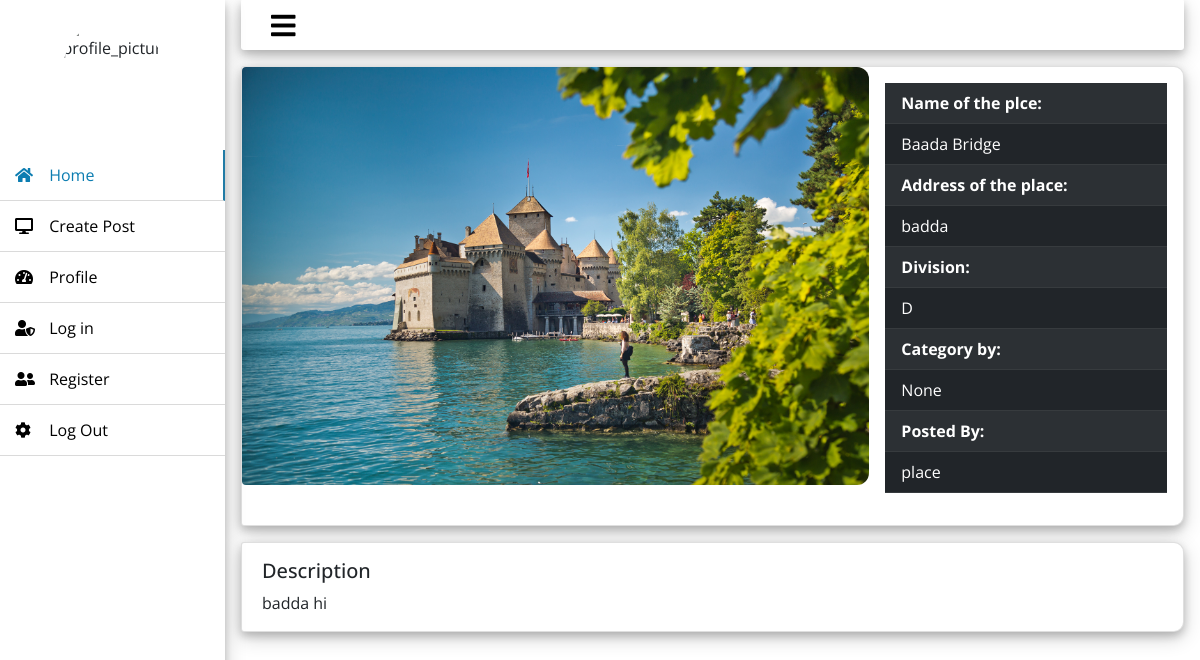
/place/2/, run on the app's committed database.
### place/models.py (models this page shows, shortened)
class Place(models.Model):
    DHAKA = 'D'
    CHITAGONG = 'C'
    RAJSHAHI = 'R'
    KHULNA = 'K'
    BARISHAL = 'B'
    SHYLET = 'S'
    DIVISION_CHOICES = [
        (DHAKA,'Dhaka'),
        (CHITAGONG,'Chitagong'),
        (RAJSHAHI,'Rajshahi'),
        (KHULNA,'Khulna'),
        (BARISHAL,'Barishal'),
        (SHYLET,'Shylet'),
    ]
    image = models.ImageField(default='default.jpg', upload_to='place')
    title = models.CharField(max_length=255)
    address = models.CharField(max_length=50)
    division = models.CharField(
        max_length=20,
        choices=DIVISION_CHOICES,
        default=DHAKA
        )
    description = models.TextField()
    category = models.ForeignKey(
        Category,
        on_delete=models.SET_NULL,
        null=True,
        blank=True
        )
    author = models.ForeignKey(User, on_delete=models.PROTECT)

### place/views.py (the view)
# urls.py: path('place/<int:pk>/', PlaceDetailView.as_view(), name='place-detail'),
class PlaceDetailView(DetailView):
    model = Place
    context_object_name = 'post'

### place/templates/place/place_detail.html
{% extends 'place/base.html' %}
{% load static %}
{% block content %}
<div style="max-height:;">
<div class="card mb-3 sdow rad">
  <div class="row g-0">
    <div class="col-md-8">
      <img
        src="{{ post.image.url }}"
        alt="..."
        class="img-fluid"
        style="border-radius: 4px 12px 12px 4px;"
      />
    </div>
    <div class="col-md-4">
      <div class="card-body">
        <div class=>
          <table class="table table-striped table-dark">
              <tr>
                <th class="px-3" scope="col" >Name of the plce:</th>
              </tr>
              <tr>
                <td class="px-3">{{post.title}}</td>
              </tr>
              <tr>
                <th class="px-3" scope="col">Address of the place:</th>
              </tr>
              <tr>
                <td class="px-3">{{post.address}}</td>
              </tr>
              <tr>
                <th class="px-3" scope="col">Division:</th>
              </tr>
              <tr>
                <td class="px-3">{{post.division}}</td>
              </tr>
              <tr>
                <th class="px-3" scope="col">Category by:</th>
              </tr>
              <tr>
                <td class="px-3">{{post.category}}</td>
              </tr>
              <tr>
                <th class="px-3" scope="col">Posted By:</th>
              </tr>
              <tr>
                <td class="px-3">{{post.author}}</td>
              </tr>
          </table>
        </div>
      </div>
    </div>
  </div>
</div>
<div class="card sdow rad px-3">
 <div class="row">
    <div class="card-body">
        <h5 class="card-title">Description</h5>
        <p class="card-text">{{ post.description }}</p>
    </div>
 </div>
</div>
</div>
{% endblock content %}

### place/static/place/main.css (style rules this page uses)
* { list-style: none; text-decoration: none; margin: 0; padding: 0; box-sizing: border-box; font-family: 'Open Sans', sans-serif; }
body { background: #ffffff; }
.sdow { box-shadow: 0 4px 8px 0 rgba(0, 0, 0, 0.2), 0 6px 20px 0 rgba(0, 0, 0, 0.19); }
.rad { border-radius: 3px 10px 10px 3px; }

### data on the page
Place: image (picture), title "Baada Bridge", address "badda", division "D", category "None", author "place", description "badda hi"
